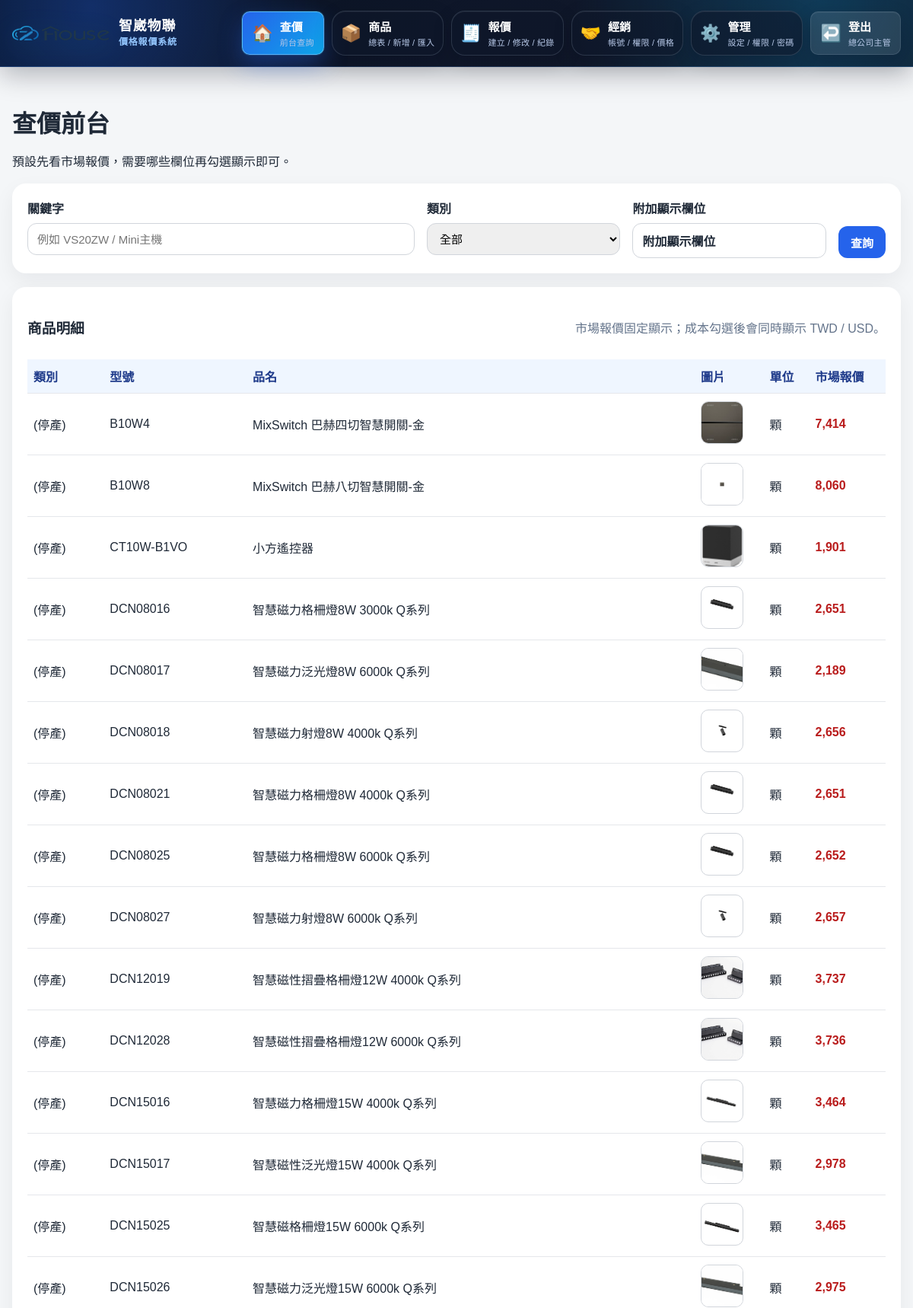
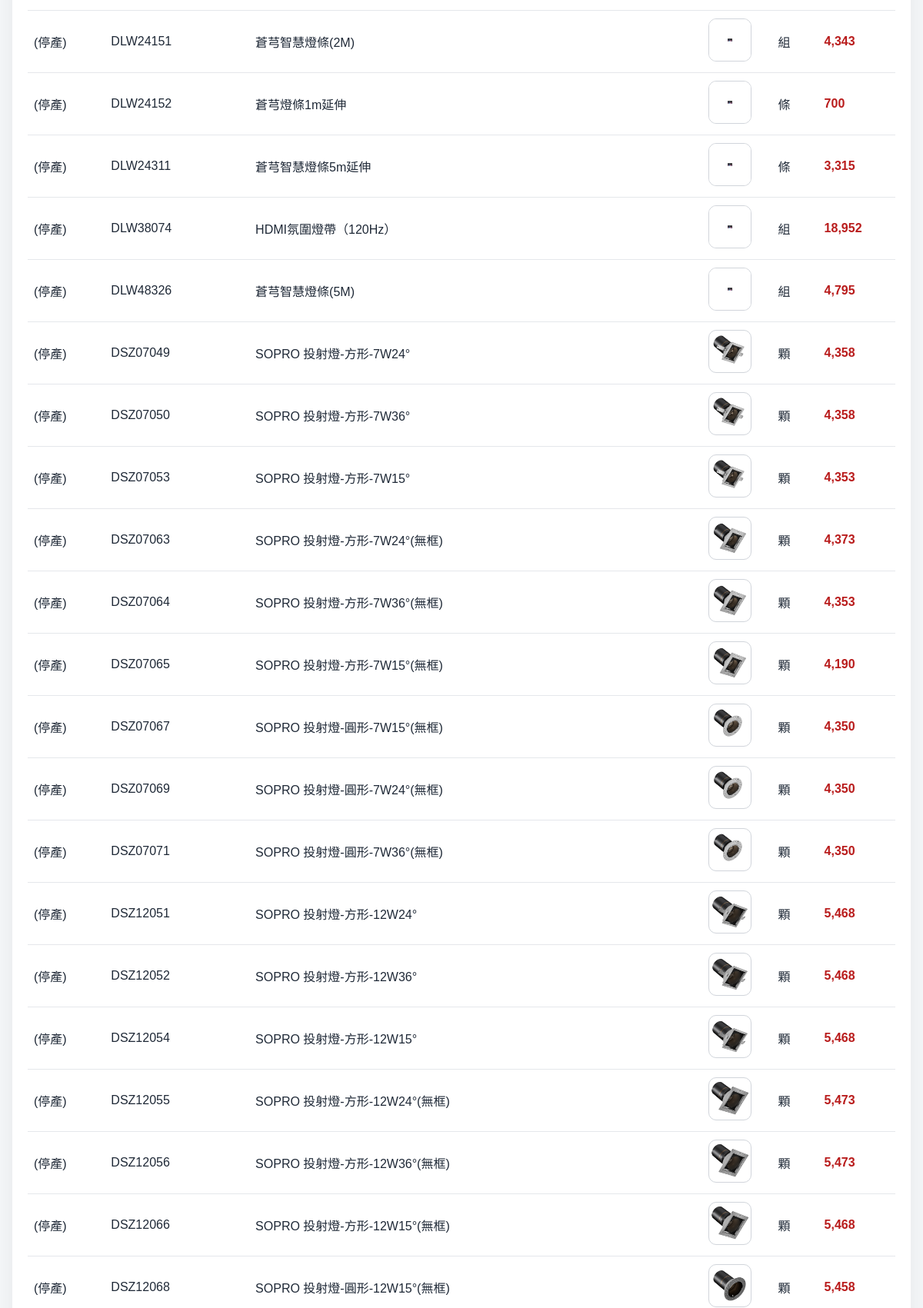
The app's page /internal/home (signed in, upper part) with its own data (2 pictures, top to bottom).
### app/models.py (models this page shows)
class Product(Base):
    __tablename__ = "products"
    id = Column(Integer, primary_key=True, index=True)
    category = Column(String(100), nullable=True)
    model = Column(String(100), unique=True, nullable=False, index=True)
    name = Column(String(255), nullable=False)
    description = Column(Text, nullable=True)
    note = Column(Text, nullable=True)
    image_url = Column(Text, nullable=True)
    image_path = Column(Text, nullable=True)
    unit = Column(String(50), nullable=True)
    status = Column(String(50), nullable=True)
    source_currency = Column(String(10), nullable=False, default="TWD")
    source_cost = Column(Float, nullable=False, default=0.0)
    shipping_usd = Column(Float, nullable=False, default=0.0)
    duty_rate_pct = Column(Float, nullable=False, default=0.0)
    duty_cost_usd = Column(Float, nullable=False, default=0.0)
    duty_cost_twd = Column(Float, nullable=False, default=0.0)
    outsourced_parts_fee_twd = Column(Float, nullable=False, default=0.0)
    final_cost_twd = Column(Float, nullable=False, default=0.0)
    planning_fee_twd = Column(Float, nullable=False, default=0.0)
    setup_fee_twd = Column(Float, nullable=False, default=0.0)
    special_market_price_ratio = Column(Float, nullable=False, default=1.0)
    special_market_min_ratio = Column(Float, nullable=False, default=1.0)
    special_designer_ratio = Column(Float, nullable=False, default=1.0)
    special_dealer_lv1_ratio = Column(Float, nullable=False, default=1.0)
    special_dealer_lv2_ratio = Column(Float, nullable=False, default=1.0)
    special_branch_ratio = Column(Float, nullable=False, default=1.0)
    special_master_ratio = Column(Float, nullable=False, default=1.0)
    market_min_discount_ratio = Column(Float, nullable=False, default=95.0)
    designer_discount_ratio = Column(Float, nullable=False, default=90.0)
    dealer_lv1_discount_ratio = Column(Float, nullable=False, default=85.0)
    dealer_lv2_discount_ratio = Column(Float, nullable=False, default=80.0)
    branch_discount_ratio = Column(Float, nullable=False, default=75.0)
    master_discount_ratio = Column(Float, nullable=False, default=70.0)
    market_price = Column(Float, nullable=False, default=0.0)
    market_min_price = Column(Float, nullable=False, default=0.0)
    designer_price = Column(Float, nullable=False, default=0.0)
    dealer_lv1_price = Column(Float, nullable=False, default=0.0)
    dealer_lv2_price = Column(Float, nullable=False, default=0.0)
    branch_price = Column(Float, nullable=False, default=0.0)
    master_dealer_price = Column(Float, nullable=False, default=0.0)
    created_at = Column(DateTime, default=datetime.utcnow, nullable=False)
    updated_at = Column(DateTime, default=datetime.utcnow, nullable=False)
    quote_items = relationship("QuoteItem", back_populates="product")

### app_flask.py (the view, shortened to what this page needs)
@flask_app.route('/internal/home')
@require_internal_login
def internal_home():
    if not (session.get('internal_role') == 'supervisor' or session.get('internal_auth')):
        return redirect('/quotes/new')
    q = request.args.get('q', '')
    category = request.args.get('category', '')
    level = request.args.get('level', '市場報價')
    selected_extra_cols = request.args.getlist('extra_cols')
    db = db_session()
    try:
        products_query = db.query(models.Product)
        if category:
            products_query = products_query.filter(models.Product.category == category)
        products = products_query.order_by(models.Product.category, models.Product.model).all()
        categories = [x[0] for x in db.query(models.Product.category).distinct().all() if x[0]]
        discount_map = get_price_setting_map(db)
        rates = get_rate_map(db)
        extra_labels = {'cost':'成本','market_min':'市場最低價','designer':'設計師價','dealer_lv1':'一級經銷商','dealer_lv2':'二級經銷商','branch':'分公司','master':'總經銷商','profit':'利潤率'}
        selected_extra_labels = '、'.join([extra_labels[k] for k in selected_extra_cols if k in extra_labels]) if selected_extra_cols else '請勾選要顯示的欄位'
        return render_template(
            'home.html',
            products=products,
            categories=categories,
            selected_category=category,
            keyword=q,
            selected_level=level,
            selected_extra_cols=selected_extra_cols,
            discount_map=discount_map,
            get_price_by_level=get_price_by_level,
            get_profit_rate=get_profit_rate,
            get_image_src=get_image_src,
            price_levels=PRICE_LEVELS,
            extra_choices=[
                {"value": "cost", "label": "成本"},
                {"value": "market_min", "label": "市場最低價"},
                {"value": "designer", "label": "設計師價"},
                {"value": "dealer_lv1", "label": "一級經銷商"},
                {"value": "dealer_lv2", "label": "二級經銷商"},
                {"value": "branch", "label": "分公司"},
                {"value": "master", "label": "總經銷商"},
                {"value": "profit", "label": "利潤率"},
            ],
            profit_level=(
                '市場報價' if not selected_extra_cols else (
                    {"market_min": "市場最低價", "designer": "設計師價", "dealer_lv1": "一級經銷商", "dealer_lv2": "二級經銷商", "branch": "分公司", "master": "總經銷商"}.get(selected_extra_cols[0])
                    if len(selected_extra_cols) == 1 and selected_extra_cols[0] not in ['cost','profit'] else ('市場報價' if selected_extra_cols==['profit'] else None)
                )
            ),
            extra_labels=extra_labels,
            selected_extra_labels=selected_extra_labels,
            usd_rate=rates['USD'],
        )
    finally:
        db.close()

### app/services/excel_importer.py (called while the page is built)
def ensure_default_price_settings(db: Session):
    for level in PRICE_LEVELS:
        row = db.query(models.PriceSetting).filter(models.PriceSetting.level_name == level).first()
        if not row:
            db.add(models.PriceSetting(level_name=level, discount_ratio=DEFAULT_DISCOUNT_RATIOS[level]))
    db.commit()

def get_price_setting_map(db: Session) -> Dict[str, float]:
    ensure_default_price_settings(db)
    rows = db.query(models.PriceSetting).all()
    return {r.level_name: r.discount_ratio for r in rows}

def get_rate_map(db: Session) -> Dict[str, float]:
    rows = db.query(models.ExchangeRate).all()
    data = {r.currency: r.rate_to_twd for r in rows}
    data.setdefault("USD", 32.5)
    data.setdefault("RMB", 4.5)
    data.setdefault("TWD", 1.0)
    return data

### app_flask.py (called while the page is built, shortened)
def is_internal_logged_in():
    return bool(session.get('internal_user_id') or session.get('internal_auth'))

def require_internal_login(view_func):
    @wraps(view_func)
    def wrapper(*args, **kwargs):
        if not is_internal_logged_in():
            return redirect(url_for('internal_login', next=request.path))
        return view_func(*args, **kwargs)
    return wrapper

@flask_app.context_processor
def inject_auth_state():
    db = None
    dealer_name = ''
    dealer_level = ''
    internal_user = current_internal_user(db) if False else None
    return {
        'is_internal_logged_in': is_internal_logged_in(),
        'is_dealer_logged_in': bool(session.get('dealer_id')),
        'dealer_name': dealer_name,
        'dealer_level': dealer_level,
        'internal_username': session.get('internal_username',''),
        'internal_display_name': session.get('internal_display_name',''),
        'internal_role': session.get('internal_role',''),
        'can_manage_all': bool(session.get('internal_role') == 'supervisor' or session.get('internal_auth')),
        'can_quote_only': bool(is_internal_logged_in()),
    }

def db_session():
    return SessionLocal()

def safe_filename(text_value: str) -> str:
    value = (text_value or "").strip()
    value = re.sub(r'[\\/:*?"<>|]+', '_', value)
    return value or "未填"

### app/templates/home.html (shortened to what this page needs)
{% extends "base.html" %}
{% block content %}
<div class="page-header">
    <h1>查價前台</h1>
    <p>預設先看市場報價，需要哪些欄位再勾選顯示即可。</p>
</div>
<form method="get" action="/internal/home" class="card" id="homeFilterForm">
    <div class="grid-home-search">
        <div><label>關鍵字</label><input type="text" name="q" value="{{ keyword }}" placeholder="例如 VS20ZW / Mini主機"></div>
        <div><label>類別</label><select name="category"><option value="">全部</option>{% for c in categories %}<option value="{{ c }}" {% if c==selected_category %}selected{% endif %}>{{ c }}</option>{% endfor %}</select></div>
        <div>
            <label>附加顯示欄位</label>
            <details class="multi-select-box" id="homeExtraDetails">
                <summary id="extraSummary">{{ selected_extra_labels }}</summary>
            </details>
        </div>
        <div class="actions-bottom"><button type="submit">查詢</button></div>
    </div>
</form>
<div class="card">
    <div class="section-inline-head"><h3>商品明細</h3><div class="muted">市場報價固定顯示；成本勾選後會同時顯示 TWD / USD。</div></div>
    <table class="table">
        <thead><tr><th>類別</th><th>型號</th><th>品名</th><th>圖片</th><th>單位</th><th>市場報價</th>
        </tr></thead>
        <tbody>
        {% for p in products %}
        <tr>
            <td>{{ p.category or '' }}</td><td>{{ p.model }}</td><td>{{ p.name }}</td>
            <td>{% if get_image_src(p) %}<img class="thumb hover-zoom" src="{{ get_image_src(p) }}">{% else %}-{% endif %}</td>
            <td>{{ p.unit or '台' }}</td><td class="price">{{ "{:,.0f}".format(p.market_price or 0) }}</td>
        </tr>
        {% endfor %}
        </tbody>
    </table>
</div>
{% endblock %}

### app/static/style.css (style rules this page uses)
* { box-sizing: border-box; }
body { margin: 0; font-family: "Microsoft JhengHei", "PingFang TC", Arial, sans-serif; background: #f4f6f8; color: #1f2937; }
.page-header { margin-bottom: 18px; }
.page-header h1 { margin-bottom: 6px; }
.card { background: white; border-radius: 18px; padding: 20px; margin-bottom: 18px; box-shadow: 0 10px 28px rgba(15, 23, 42, 0.06); overflow-x:auto; }
label { display: block; font-weight: 700; margin-bottom: 8px; }
input, select, textarea, button { width: 100%; padding: 10px 12px; border-radius: 12px; border: 1px solid #d1d5db; font-size: 15px; }
button, .button-link { background: #2563eb; color: white; border: none; cursor: pointer; text-decoration: none; text-align: center; display: inline-block; width: auto; padding: 10px 16px; border-radius: 12px; font-weight: 700; }
.actions-bottom { display: flex; align-items: end; }
.table { width: 100%; border-collapse: collapse; overflow: hidden; min-width: 1100px; }
.table th, .table td { border-bottom: 1px solid #e5e7eb; padding: 10px 8px; text-align: left; vertical-align: middle; }
.table th { background: #eff6ff; color: #1e3a8a; font-weight: 700; }
.table .price { color: #b91c1c; font-weight: 700; }
.thumb { width: 56px; height: 56px; object-fit: cover; border-radius: 10px; border: 1px solid #d1d5db; background:#fff; }
.section-inline-head { display:flex; justify-content:space-between; gap:12px; align-items:center; margin-bottom:10px; }
.muted { color:#64748b; }
.grid-home-search { display:grid; grid-template-columns: 2fr 1fr 1fr auto; gap:16px; }
.multi-select-box { border:1px solid #d1d5db; border-radius:12px; background:#fff; padding:10px 12px; }
.multi-select-box summary { cursor:pointer; font-weight:600; }
.hover-zoom { transition:transform .18s ease, box-shadow .18s ease; cursor:zoom-in; }
.multi-select-box summary { list-style:none; }
:root { --safe-bottom: env(safe-area-inset-bottom, 0px); }
html { -webkit-text-size-adjust: 100%; }
body { min-width: 0; }
input, select, textarea, button, .button-link { min-height: 42px; }

### records on screen
Product: category "(停產)", model "B10W4", name "MixSwitch 巴赫四切智慧開關-金", image_path+image_url+model (picture), unit "顆", market_price "7,414"
Product: category "(停產)", model "B10W8", name "MixSwitch 巴赫八切智慧開關-金", image_path+image_url+model (picture), unit "顆", market_price "8,060"
Product: category "(停產)", model "CT10W-B1VO", name "小方遙控器", image_path+image_url+model (picture), unit "顆", market_price "1,901"
Product: category "(停產)", model "DCN08016", name "智慧磁力格柵燈8W 3000k Q系列", image_path+image_url+model (picture), unit "顆", market_price "2,651"
Product: category "(停產)", model "DCN08017", name "智慧磁力泛光燈8W 6000k Q系列", image_path+image_url+model (picture), unit "顆", market_price "2,189"
Product: category "(停產)", model "DCN08018", name "智慧磁力射燈8W 4000k Q系列", image_path+image_url+model (picture), unit "顆", market_price "2,656"
Product: category "(停產)", model "DCN08021", name "智慧磁力格柵燈8W 4000k Q系列", image_path+image_url+model (picture), unit "顆", market_price "2,651"
Product: category "(停產)", model "DCN08025", name "智慧磁力格柵燈8W 6000k Q系列", image_path+image_url+model (picture), unit "顆", market_price "2,652"
Product: category "(停產)", model "DCN08027", name "智慧磁力射燈8W 6000k Q系列", image_path+image_url+model (picture), unit "顆", market_price "2,657"
Product: category "(停產)", model "DCN12019", name "智慧磁性摺疊格柵燈12W 4000k Q系列", image_path+image_url+model (picture), unit "顆", market_price "3,737"
Product: category "(停產)", model "DCN12028", name "智慧磁性摺疊格柵燈12W 6000k Q系列", image_path+image_url+model (picture), unit "顆", market_price "3,736"
Product: category "(停產)", model "DCN15016", name "智慧磁力格柵燈15W 4000k Q系列", image_path+image_url+model (picture), unit "顆", market_price "3,464"
Product: category "(停產)", model "DCN15017", name "智慧磁性泛光燈15W 4000k Q系列", image_path+image_url+model (picture), unit "顆", market_price "2,978"
Product: category "(停產)", model "DCN15025", name "智慧磁格柵燈15W 6000k Q系列", image_path+image_url+model (picture), unit "顆", market_price "3,465"
Product: category "(停產)", model "DCN15026", name "智慧磁力泛光燈15W 6000k Q系列", image_path+image_url+model (picture), unit "顆", market_price "2,975"
Product: category "(停產)", model "DLW24151", name "蒼芎智慧燈條(2M)", image_path+image_url+model (picture), unit "組", market_price "4,343"
Product: category "(停產)", model "DLW24152", name "蒼芎燈條1m延伸", image_path+image_url+model (picture), unit "條", market_price "700"
Product: category "(停產)", model "DLW24311", name "蒼芎智慧燈條5m延伸", image_path+image_url+model (picture), unit "條", market_price "3,315"
Product: category "(停產)", model "DLW38074", name "HDMI氛圍燈帶（120Hz）", image_path+image_url+model (picture), unit "組", market_price "18,952"
Product: category "(停產)", model "DLW48326", name "蒼芎智慧燈條(5M)", image_path+image_url+model (picture), unit "組", market_price "4,795"
Product: category "(停產)", model "DSZ07049", name "SOPRO 投射燈-方形-7W24°", image_path+image_url+model (picture), unit "顆", market_price "4,358"
Product: category "(停產)", model "DSZ07050", name "SOPRO 投射燈-方形-7W36°", image_path+image_url+model (picture), unit "顆", market_price "4,358"
Product: category "(停產)", model "DSZ07053", name "SOPRO 投射燈-方形-7W15°", image_path+image_url+model (picture), unit "顆", market_price "4,353"
Product: category "(停產)", model "DSZ07063", name "SOPRO 投射燈-方形-7W24°(無框)", image_path+image_url+model (picture), unit "顆", market_price "4,373"
Product: category "(停產)", model "DSZ07064", name "SOPRO 投射燈-方形-7W36°(無框)", image_path+image_url+model (picture), unit "顆", market_price "4,353"
Product: category "(停產)", model "DSZ07065", name "SOPRO 投射燈-方形-7W15°(無框)", image_path+image_url+model (picture), unit "顆", market_price "4,190"
Product: category "(停產)", model "DSZ07067", name "SOPRO 投射燈-圓形-7W15°(無框)", image_path+image_url+model (picture), unit "顆", market_price "4,350"
Product: category "(停產)", model "DSZ07069", name "SOPRO 投射燈-圓形-7W24°(無框)", image_path+image_url+model (picture), unit "顆", market_price "4,350"
Product: category "(停產)", model "DSZ07071", name "SOPRO 投射燈-圓形-7W36°(無框)", image_path+image_url+model (picture), unit "顆", market_price "4,350"
Product: category "(停產)", model "DSZ12051", name "SOPRO 投射燈-方形-12W24°", image_path+image_url+model (picture), unit "顆", market_price "5,468"
Product: category "(停產)", model "DSZ12052", name "SOPRO 投射燈-方形-12W36°", image_path+image_url+model (picture), unit "顆", market_price "5,468"
Product: category "(停產)", model "DSZ12054", name "SOPRO 投射燈-方形-12W15°", image_path+image_url+model (picture), unit "顆", market_price "5,468"
Product: category "(停產)", model "DSZ12055", name "SOPRO 投射燈-方形-12W24°(無框)", image_path+image_url+model (picture), unit "顆", market_price "5,473"
Product: category "(停產)", model "DSZ12056", name "SOPRO 投射燈-方形-12W36°(無框)", image_path+image_url+model (picture), unit "顆", market_price "5,473"
Product: category "(停產)", model "DSZ12066", name "SOPRO 投射燈-方形-12W15°(無框)", image_path+image_url+model (picture), unit "顆", market_price "5,468"
Product: category "(停產)", model "DSZ12068", name "SOPRO 投射燈-圓形-12W15°(無框)", image_path+image_url+model (picture), unit "顆", market_price "5,458"

### other values on screen
{{ internal_display_name or '帳號' }} "總公司主管"
